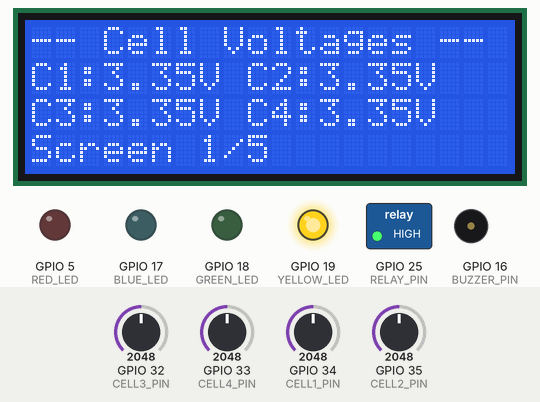
A sketch run on a simulated ESP32. On the bench: 20×4 character LCD, switched loads named in the sketch (green lamp = pin HIGH), output pins drawn as LEDs (lit = HIGH), buzzer (waves = sounding). The test bench sets the inputs (shaded band); at power-on: GPIO 32 (CELL3_PIN) = 2048, GPIO 33 (CELL4_PIN) = 2048, GPIO 34 (CELL1_PIN) = 2048, GPIO 35 (CELL2_PIN) = 2048 (analog values on the 0–4095 scale). WiFi joins after 1.5 s; servers stay silent unless stated; what the sketch prints to the serial monitor is not drawn.

Above: at 4.5 s.
4.6 s: GPIO 32 (CELL3_PIN) set to 2423
At 7.5 s:
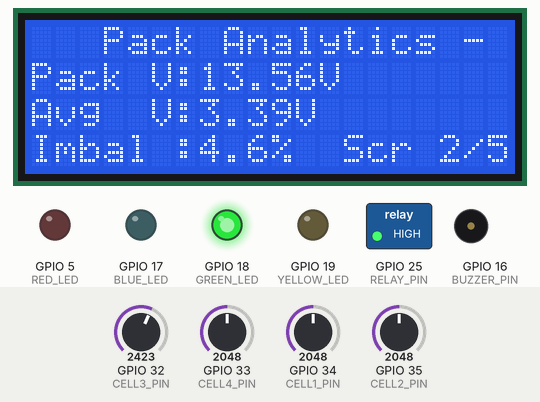
7.7 s: GPIO 32 (CELL3_PIN) set to 2522
At 10.6 s:
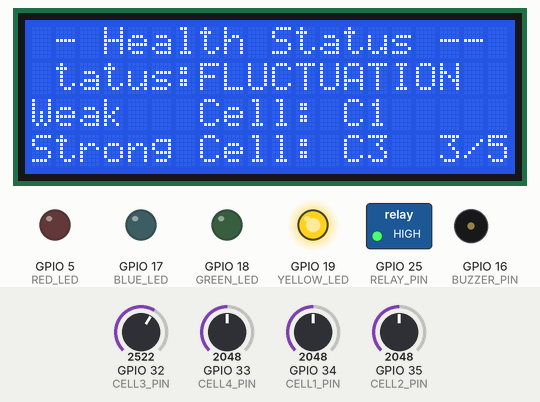
10.8 s: GPIO 33 (CELL4_PIN) set to 1367
At 12.4 s:
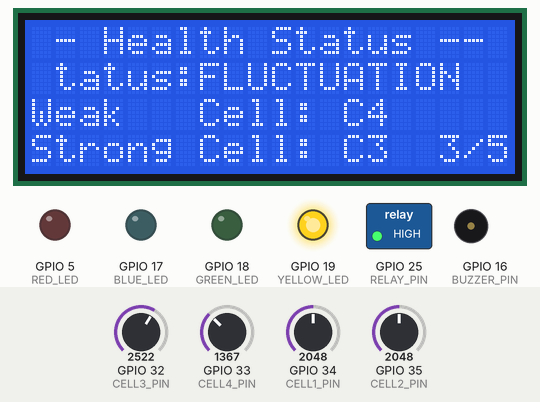
13.9 s: GPIO 33 (CELL4_PIN) set to 1294
At 15.9 s:
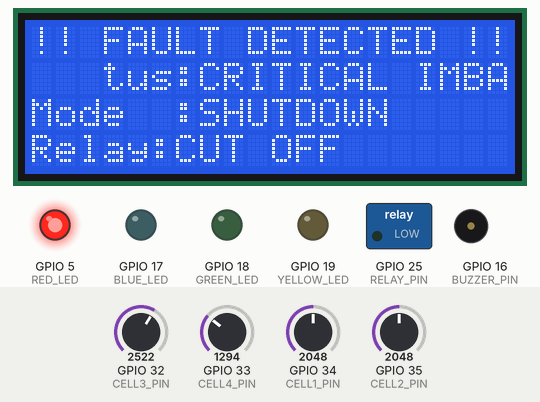
17.0 s: GPIO 34 (CELL1_PIN) set to 1263
At 18.9 s:
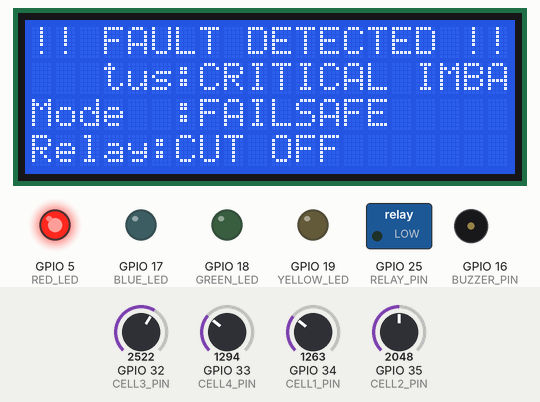
20.1 s: GPIO 34 (CELL1_PIN) set to 1156
At 21.9 s:
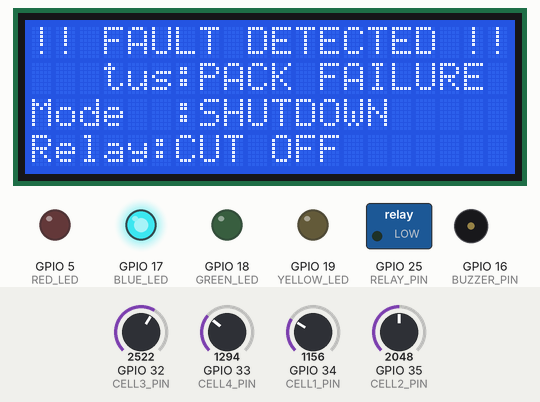
Timing chart, 0 to 24.2 s (numbered marks = the images above; inputs shaded):
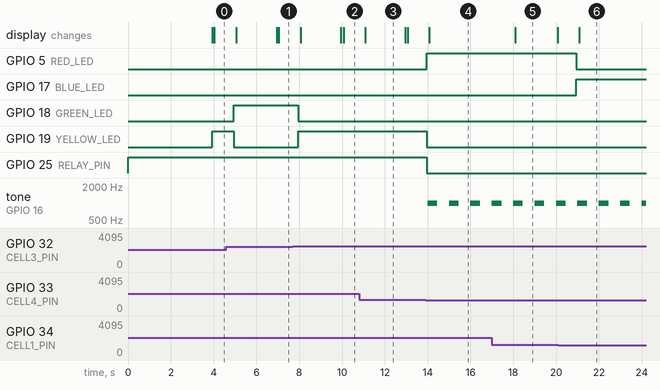

The sketch:

sketch.ino
```cpp
#define BLYNK_TEMPLATE_ID "TMPL3Pbfnjxf-"
#define BLYNK_TEMPLATE_NAME "Battery BMS"
#define BLYNK_AUTH_TOKEN "3ZyBZ58foN4hv377igZM27JD15d32uMb"

#include <Wire.h>
#include <LiquidCrystal_I2C.h>
#include <string.h>
#include <WiFi.h>
#include <BlynkSimpleEsp32.h>

LiquidCrystal_I2C lcd(0x27, 20, 4);

char auth[] = BLYNK_AUTH_TOKEN;
char ssid[] = "Wokwi-GUEST";
char pass[] = "";

#define CELL1_PIN 34
#define CELL2_PIN 35
#define CELL3_PIN 32
#define CELL4_PIN 33

#define GREEN_LED  18
#define YELLOW_LED 19
#define RED_LED    5
#define BLUE_LED   17

#define BUZZER_PIN 16
#define RELAY_PIN  25

#define MIN_VOLTAGE          3.0
#define MAX_VOLTAGE          4.2
#define MINOR_IMBAL          5.0
#define CRITICAL_IMBAL       15.0
#define FLUCTUATION_LIMIT    0.3
#define FROZEN_LIMIT         5

#define READ_INTERVAL        1000
#define LCD_INTERVAL         500
#define BUZZER_INTERVAL      500
#define RELAY_DELAY          2000
#define INIT_DURATION        2000
#define SCREEN_INTERVAL      3000
#define WIFI_CHECK_INTERVAL  5000
#define BLYNK_RUN_INTERVAL   100

unsigned long lastReadTime   = 0;
unsigned long lastLCDTime    = 0;
unsigned long lastBuzzerTime = 0;
unsigned long lastRelayTime  = 0;
unsigned long lastScreenTime = 0;
unsigned long startTime      = 0;
unsigned long lastWifiCheck  = 0;
unsigned long lastBlynkRun   = 0;

bool initDone      = false;
bool relayOpen     = false;
bool buzzerState   = false;
bool lastRelayOpen = false;

int  currentScreen = 0;
bool faultOverride = false;
bool lastFaultOverride = false;

float prevCell[4] = {3.7, 3.7, 3.7, 3.7};

int frozenCount[4] = {0, 0, 0, 0};
bool cellFault[4] = {false, false, false, false};

enum SystemMode { NORMAL, DEGRADED, FAILSAFE, SHUTDOWN };
SystemMode currentMode = NORMAL;
SystemMode lastMode = NORMAL;

struct FaultLog {
  unsigned long timestamp;
  char faultName[20];
};
FaultLog faultHistory[10];
int faultLogIndex = 0;
int faultLogCount = 0;

bool wifiConnected = false;
bool blynkConnected = false;
int wifiRSSI = 0;

char prevHealthState[25] = "";
char prevModeStr[12] = "";
bool prevRelayOpen = false;

struct TelemetryEvent {
  float cell[4];
  float imbalance;
  char healthState[25];
  char modeStr[12];
  bool relayOpen;
};
#define QUEUE_SIZE 10
TelemetryEvent eventQueue[QUEUE_SIZE];
int queueHead = 0;
int queueCount = 0;

float g_cell[4]      = {0, 0, 0, 0};
float g_packVoltage  = 0;
float g_average      = 0;
float g_imbalance    = 0;
int   g_weakest      = 1;
int   g_strongest    = 1;
bool  g_relayOpen    = false;
char  g_healthState[25] = "INITIALIZING";
char  g_warningMsg[25]  = "PLEASE WAIT";
char  g_modeStr[12] = "NORMAL";

float readVoltage(int pin) {
  float raw = analogRead(pin) * (3.3 / 4095.0);
  return 2.5 + (raw / 3.3) * (4.2 - 2.5);
}

bool isSensorAnomaly(float v) {
  return (v < 2.0 || v > 4.5);
}

bool isFluctuating(float current, float previous) {
  return abs(current - previous) > FLUCTUATION_LIMIT;
}

void logFault(const char* name) {
  faultHistory[faultLogIndex].timestamp = millis();
  strncpy(faultHistory[faultLogIndex].faultName, name, 19);
  faultHistory[faultLogIndex].faultName[19] = '\0';
  faultLogIndex = (faultLogIndex + 1) % 10;
  if (faultLogCount < 10) faultLogCount++;
}

// ══════════════════════════════════
// Task 6: Operator Recommendation
// ══════════════════════════════════
void getRecommendation(char* outMsg) {
  if (strcmp(g_healthState, "PACK FAILURE") == 0) {
    strcpy(outMsg, "Stop use! Replace weak cell.");
  }
  else if (strcmp(g_healthState, "SENSOR ERROR") == 0) {
    strcpy(outMsg, "Check sensor wiring now.");
  }
  else if (strcmp(g_healthState, "OVERVOLTAGE") == 0) {
    strcpy(outMsg, "Disconnect charger immediately.");
  }
  else if (strcmp(g_healthState, "CRITICAL IMBAL") == 0) {
    strcpy(outMsg, "Balance cells before next use.");
  }
  else if (strcmp(g_healthState, "FLUCTUATION") == 0) {
    strcpy(outMsg, "Monitor closely, check contacts.");
  }
  else if (strcmp(g_healthState, "MINOR IMBAL") == 0) {
    strcpy(outMsg, "Schedule routine balancing soon.");
  }
  else {
    strcpy(outMsg, "System healthy. No action needed.");
  }
}

// ══════════════════════════════════
// Task 6: Get Last Fault from Log
// ══════════════════════════════════
void getLastFault(char* outMsg) {
  if (faultLogCount == 0) {
    strcpy(outMsg, "No faults logged");
    return;
  }
  int lastIdx = (faultLogIndex - 1 + 10) % 10;
  snprintf(outMsg, 40, "[%lums] %s",
           faultHistory[lastIdx].timestamp,
           faultHistory[lastIdx].faultName);
}

void sendTelemetry() {
  if (!blynkConnected) {
    if (queueCount < QUEUE_SIZE) {
      int idx = (queueHead + queueCount) % QUEUE_SIZE;
      for (int i = 0; i < 4; i++) eventQueue[idx].cell[i] = g_cell[i];
      eventQueue[idx].imbalance = g_imbalance;
      strcpy(eventQueue[idx].healthState, g_healthState);
      strcpy(eventQueue[idx].modeStr, g_modeStr);
      eventQueue[idx].relayOpen = g_relayOpen;
      queueCount++;
      Serial.println("[Telemetry] Queued (offline)");
    }
    return;
  }

  char recommendation[40];
  char lastFault[40];
  getRecommendation(recommendation);
  getLastFault(lastFault);

  Blynk.virtualWrite(V0, g_cell[0]);
  Blynk.virtualWrite(V1, g_cell[1]);
  Blynk.virtualWrite(V2, g_cell[2]);
  Blynk.virtualWrite(V3, g_cell[3]);
  Blynk.virtualWrite(V4, g_packVoltage);
  Blynk.virtualWrite(V5, g_average);
  Blynk.virtualWrite(V6, g_imbalance);
  Blynk.virtualWrite(V7, g_healthState);
  Blynk.virtualWrite(V8, g_modeStr);
  Blynk.virtualWrite(V9, g_relayOpen ? "CUT OFF" : "NORMAL");
  Blynk.virtualWrite(V10, lastFault);
  Blynk.virtualWrite(V11, recommendation);

  Serial.println("[Telemetry] Sent to Blynk");
}

void syncQueuedEvents() {
  if (queueCount == 0) return;
  Serial.print("[Telemetry] Syncing ");
  Serial.print(queueCount);
  Serial.println(" queued events...");

  while (queueCount > 0) {
    int idx = queueHead;
    Blynk.virtualWrite(V0, eventQueue[idx].cell[0]);
    Blynk.virtualWrite(V1, eventQueue[idx].cell[1]);
    Blynk.virtualWrite(V2, eventQueue[idx].cell[2]);
    Blynk.virtualWrite(V3, eventQueue[idx].cell[3]);
    Blynk.virtualWrite(V6, eventQueue[idx].imbalance);
    Blynk.virtualWrite(V7, eventQueue[idx].healthState);
    Blynk.virtualWrite(V8, eventQueue[idx].modeStr);
    Blynk.virtualWrite(V9, eventQueue[idx].relayOpen ? "CUT OFF" : "NORMAL");
    queueHead = (queueHead + 1) % QUEUE_SIZE;
    queueCount--;
  }
  Serial.println("[Telemetry] Sync complete");
}

void checkConnection() {
  bool wasConnected = wifiConnected;
  wifiConnected = (WiFi.status() == WL_CONNECTED);
  wifiRSSI = wifiConnected ? WiFi.RSSI() : -999;

  if (!wifiConnected) {
    Serial.println("[WiFi] Disconnected! Reconnecting...");
    WiFi.disconnect();
    WiFi.begin(ssid, pass);
    blynkConnected = false;
  }

  if (wifiConnected && !wasConnected) {
    Serial.println("[WiFi] Reconnected!");
  }

  if (wifiConnected && !Blynk.connected()) {
    Serial.println("[Blynk] Attempting connection...");
    Blynk.connect(2000);
  }

  bool wasBlynkConnected = blynkConnected;
  blynkConnected = Blynk.connected();

  if (blynkConnected && !wasBlynkConnected) {
    Serial.println("[Blynk] Connected! Syncing queue...");
    syncQueuedEvents();
  }

  if (!blynkConnected && wasBlynkConnected) {
    Serial.println("[Blynk] Disconnected!");
  }
}

void renderLCD() {
  switch (currentScreen) {

    case 0:
      lcd.setCursor(0, 0);
      lcd.print("-- Cell Voltages -- ");
      lcd.setCursor(0, 1);
      lcd.print("C1:");
      lcd.print(g_cell[0], 2);
      lcd.print("V C2:");
      lcd.print(g_cell[1], 2);
      lcd.print("V");
      lcd.setCursor(0, 2);
      lcd.print("C3:");
      lcd.print(g_cell[2], 2);
      lcd.print("V C4:");
      lcd.print(g_cell[3], 2);
      lcd.print("V");
      lcd.setCursor(0, 3);
      lcd.print("Screen 1/5          ");
      break;

    case 1:
      lcd.setCursor(0, 0);
      lcd.print("-  Pack Analytics - ");
      lcd.setCursor(0, 1);
      lcd.print("Pack V:");
      lcd.print(g_packVoltage, 2);
      lcd.print("V      ");
      lcd.setCursor(0, 2);
      lcd.print("Avg  V:");
      lcd.print(g_average, 2);
      lcd.print("V      ");
      lcd.setCursor(0, 3);
      lcd.print("Imbal :");
      lcd.print(g_imbalance, 1);
      lcd.print("%  Scr 2/5  ");
      break;

    case 2:
      lcd.setCursor(0, 0);
      lcd.print("-- Health Status -- ");
      lcd.setCursor(0, 1);
      lcd.print("Status:");
      lcd.print(g_healthState);
      lcd.print("        ");
      lcd.setCursor(0, 2);
      lcd.print("Weak   Cell: C");
      lcd.print(g_weakest);
      lcd.print("      ");
      lcd.setCursor(0, 3);
      lcd.print("Strong Cell: C");
      lcd.print(g_strongest);
      lcd.print("  3/5 ");
      break;

    case 3:
      lcd.setCursor(0, 0);
      lcd.print("--  Protection  -- ");
      lcd.setCursor(0, 1);
      lcd.print("Relay  :");
      lcd.print(g_relayOpen ? "CUT OFF " : "NORMAL  ");
      lcd.setCursor(0, 2);
      lcd.print("Warning:");
      lcd.print(g_warningMsg);
      lcd.print("        ");
      lcd.setCursor(0, 3);
      lcd.print("Screen 4/5          ");
      break;

    case 4:
      lcd.setCursor(0, 0);
      lcd.print("-- System/Cloud  -- ");
      lcd.setCursor(0, 1);
      lcd.print("Mode: ");
      lcd.print(g_modeStr);
      lcd.print("       ");
      lcd.setCursor(0, 2);
      lcd.print("WiFi:");
      lcd.print(wifiConnected ? "OK  " : "FAIL");
      lcd.print(" RSSI:");
      lcd.print(wifiRSSI);
      lcd.setCursor(0, 3);
      lcd.print("Cloud:");
      lcd.print(blynkConnected ? "ON " : "OFF");
      lcd.print(" Q:");
      lcd.print(queueCount);
      lcd.print("     ");
      break;

    case 99:
      lcd.setCursor(0, 0);
      lcd.print("!! FAULT DETECTED !!");
      lcd.setCursor(0, 1);
      lcd.print("Status:");
      lcd.print(g_healthState);
      lcd.print("        ");
      lcd.setCursor(0, 2);
      lcd.print("Mode  :");
      lcd.print(g_modeStr);
      lcd.print("        ");
      lcd.setCursor(0, 3);
      lcd.print("Relay:");
      lcd.print(g_relayOpen ? "CUT OFF    " : "NORMAL     ");
      break;
  }
}

void setup() {
  Serial.begin(115200);
  analogReadResolution(12);

  pinMode(GREEN_LED,  OUTPUT);
  pinMode(YELLOW_LED, OUTPUT);
  pinMode(RED_LED,    OUTPUT);
  pinMode(BLUE_LED,   OUTPUT);
  pinMode(BUZZER_PIN, OUTPUT);
  pinMode(RELAY_PIN,  OUTPUT);

  digitalWrite(GREEN_LED,  LOW);
  digitalWrite(YELLOW_LED, LOW);
  digitalWrite(RED_LED,    LOW);
  digitalWrite(BLUE_LED,   LOW);
  digitalWrite(RELAY_PIN,  HIGH);
  noTone(BUZZER_PIN);

  lcd.init();
  lcd.backlight();
  lcd.setCursor(0, 0);
  lcd.print("  Battery Engine    ");
  lcd.setCursor(0, 1);
  lcd.print("  Initializing...   ");
  lcd.setCursor(0, 2);
  lcd.print("  Task 1-6          ");
  lcd.setCursor(0, 3);
  lcd.print("  Connecting WiFi.. ");

  WiFi.begin(ssid, pass);

  unsigned long wifiStart = millis();
  while (WiFi.status() != WL_CONNECTED && millis() - wifiStart < 10000) {
    delay(250);
    Serial.print(".");
  }

  if (WiFi.status() == WL_CONNECTED) {
    Serial.println("\n[WiFi] Connected!");
    Serial.print("[WiFi] IP Address: ");
    Serial.println(WiFi.localIP());

    Blynk.config(auth);
    Blynk.connect(5000);

    if (Blynk.connected()) {
      Serial.println("[Blynk] Connected successfully!");
      blynkConnected = true;
    } else {
      Serial.println("[Blynk] Connection failed, will retry in loop");
    }
  } else {
    Serial.println("\n[WiFi] Failed to connect, will retry in loop");
    Blynk.config(auth);
  }

  wifiConnected = (WiFi.status() == WL_CONNECTED);
  startTime = millis();
}

void loop() {
  unsigned long now = millis();

  if (now - lastBlynkRun >= BLYNK_RUN_INTERVAL) {
    lastBlynkRun = now;
    if (Blynk.connected()) Blynk.run();
  }

  if (now - lastWifiCheck >= WIFI_CHECK_INTERVAL) {
    lastWifiCheck = now;
    checkConnection();
  }

  if (!initDone) {
    if (now - startTime >= INIT_DURATION) {
      lcd.clear();
      initDone = true;
      lastScreenTime = now;
    }
    return;
  }

  if (now - lastReadTime >= READ_INTERVAL) {
    lastReadTime = now;

    int rawADC[4];
    rawADC[0] = analogRead(CELL1_PIN);
    rawADC[1] = analogRead(CELL2_PIN);
    rawADC[2] = analogRead(CELL3_PIN);
    rawADC[3] = analogRead(CELL4_PIN);

    g_cell[0] = readVoltage(CELL1_PIN);
    g_cell[1] = readVoltage(CELL2_PIN);
    g_cell[2] = readVoltage(CELL3_PIN);
    g_cell[3] = readVoltage(CELL4_PIN);

    g_packVoltage = 0;
    for (int i = 0; i < 4; i++) g_packVoltage += g_cell[i];
    g_average = g_packVoltage / 4.0;

    float highest = g_cell[0], lowest = g_cell[0];
    g_strongest = 1; g_weakest = 1;

    for (int i = 1; i < 4; i++) {
      if (g_cell[i] > highest) { highest = g_cell[i]; g_strongest = i + 1; }
      if (g_cell[i] < lowest)  { lowest  = g_cell[i]; g_weakest   = i + 1; }
    }

    g_imbalance = 0;
    if (g_average > 0)
      g_imbalance = ((highest - lowest) / g_average) * 100.0;

    bool anomaly     = false;
    bool fluctuation = false;
    bool overvoltage = false;
    bool weakCell    = false;
    bool sensorDisconnected = false;
    bool frozenADC          = false;

    for (int i = 0; i < 4; i++) {
      cellFault[i] = false;

      if (rawADC[i] == 0) {
        sensorDisconnected = true;
        cellFault[i] = true;
        logFault("SENSOR DISCONNECT");
      }

      if (abs(g_cell[i] - prevCell[i]) < 0.001) {
        frozenCount[i]++;
        if (frozenCount[i] > FROZEN_LIMIT) {
          frozenADC = true;
          cellFault[i] = true;
          logFault("FROZEN ADC");
        }
      } else {
        frozenCount[i] = 0;
      }

      if (isSensorAnomaly(g_cell[i])) {
        anomaly = true;
        cellFault[i] = true;
      }
      if (isFluctuating(g_cell[i], prevCell[i])) fluctuation = true;
      if (g_cell[i] > MAX_VOLTAGE) overvoltage = true;
      if (g_cell[i] < MIN_VOLTAGE) weakCell    = true;

      prevCell[i] = g_cell[i];
    }

    bool dangerState = false;

    digitalWrite(GREEN_LED,  LOW);
    digitalWrite(YELLOW_LED, LOW);
    digitalWrite(RED_LED,    LOW);
    digitalWrite(BLUE_LED,   LOW);

    if (anomaly || sensorDisconnected) {
      strcpy(g_healthState, "SENSOR ERROR");
      strcpy(g_warningMsg,  "CHECK SENSOR!");
      digitalWrite(RED_LED, HIGH);
      dangerState = true;
    }
    else if (overvoltage) {
      strcpy(g_healthState, "OVERVOLTAGE");
      strcpy(g_warningMsg,  "OVERVOLT!");
      digitalWrite(RED_LED, HIGH);
      dangerState = true;
    }
    else if (weakCell) {
      strcpy(g_healthState, "PACK FAILURE");
      strcpy(g_warningMsg,  "WEAK CELL!");
      digitalWrite(BLUE_LED, HIGH);
      dangerState = true;
    }
    else if (g_imbalance > CRITICAL_IMBAL) {
      strcpy(g_healthState, "CRITICAL IMBAL");
      strcpy(g_warningMsg,  "CRITICAL!");
      digitalWrite(RED_LED, HIGH);
      dangerState = true;
    }
    else if (fluctuation || frozenADC) {
      strcpy(g_healthState, "FLUCTUATION");
      strcpy(g_warningMsg,  frozenADC ? "FROZEN ADC!" : "VOLT UNSTABLE!");
      digitalWrite(YELLOW_LED, HIGH);
      dangerState = false;
    }
    else if (g_imbalance > MINOR_IMBAL) {
      strcpy(g_healthState, "MINOR IMBAL");
      strcpy(g_warningMsg,  "MONITOR PACK");
      digitalWrite(YELLOW_LED, HIGH);
      dangerState = false;
    }
    else {
      strcpy(g_healthState, "HEALTHY");
      strcpy(g_warningMsg,  "ALL NORMAL");
      digitalWrite(GREEN_LED, HIGH);
      dangerState = false;
    }

    if (dangerState != lastRelayOpen) {
      if (now - lastRelayTime >= RELAY_DELAY) {
        relayOpen      = dangerState;
        lastRelayOpen  = dangerState;
        g_relayOpen    = dangerState;
        lastRelayTime  = now;
        digitalWrite(RELAY_PIN, relayOpen ? LOW : HIGH);
      }
    }

    bool actualRelayState = (digitalRead(RELAY_PIN) == LOW);
    bool relayMismatch = (relayOpen != actualRelayState);
    if (relayMismatch) {
      logFault("RELAY MISMATCH");
    }

    lastMode = currentMode;
    int faultCount = 0;
    for (int i = 0; i < 4; i++) if (cellFault[i]) faultCount++;

    if (sensorDisconnected || relayMismatch || faultCount >= 3) {
      currentMode = SHUTDOWN;
    }
    else if (overvoltage || weakCell || g_imbalance > CRITICAL_IMBAL) {
      currentMode = FAILSAFE;
    }
    else if (faultCount > 0 || fluctuation || g_imbalance > MINOR_IMBAL) {
      currentMode = DEGRADED;
    }
    else {
      currentMode = NORMAL;
    }

    if (currentMode != lastMode) {
      switch (currentMode) {
        case NORMAL:   strcpy(g_modeStr, "NORMAL");   logFault("MODE->NORMAL");   break;
        case DEGRADED: strcpy(g_modeStr, "DEGRADED"); logFault("MODE->DEGRADED"); break;
        case FAILSAFE: strcpy(g_modeStr, "FAILSAFE"); logFault("MODE->FAILSAFE"); break;
        case SHUTDOWN: strcpy(g_modeStr, "SHUTDOWN"); logFault("MODE->SHUTDOWN"); break;
      }
    }

    faultOverride = dangerState;

    bool stateChanged = (strcmp(g_healthState, prevHealthState) != 0) ||
                         (strcmp(g_modeStr, prevModeStr) != 0) ||
                         (g_relayOpen != prevRelayOpen) ||
                         dangerState;

    if (stateChanged) {
      sendTelemetry();
      strcpy(prevHealthState, g_healthState);
      strcpy(prevModeStr, g_modeStr);
      prevRelayOpen = g_relayOpen;
    }

    Serial.println("================================");
    Serial.print("Cell1 = ");        Serial.println(g_cell[0], 2);
    Serial.print("Cell2 = ");        Serial.println(g_cell[1], 2);
    Serial.print("Cell3 = ");        Serial.println(g_cell[2], 2);
    Serial.print("Cell4 = ");        Serial.println(g_cell[3], 2);
    Serial.print("Pack Voltage = "); Serial.println(g_packVoltage, 2);
    Serial.print("Average = ");      Serial.println(g_average, 2);
    Serial.print("Strongest = C");   Serial.println(g_strongest);
    Serial.print("Weakest   = C");   Serial.println(g_weakest);
    Serial.print("Imbalance = ");    Serial.println(g_imbalance, 2);
    Serial.print("Health = ");       Serial.println(g_healthState);
    Serial.print("Warning = ");      Serial.println(g_warningMsg);
    Serial.print("Relay = ");        Serial.println(relayOpen ? "CUT OFF" : "NORMAL");
    Serial.print("System Mode = ");  Serial.println(g_modeStr);
    Serial.print("WiFi RSSI = ");    Serial.println(wifiRSSI);
    Serial.print("Blynk Connected = "); Serial.println(blynkConnected ? "YES" : "NO");
    Serial.print("Queued Events = "); Serial.println(queueCount);

    Serial.println("---- Fault Log ----");
    for (int i = 0; i < faultLogCount; i++) {
      Serial.print("[");
      Serial.print(faultHistory[i].timestamp);
      Serial.print("ms] ");
      Serial.println(faultHistory[i].faultName);
    }
  }

  if (relayOpen) {
    if (now - lastBuzzerTime >= BUZZER_INTERVAL) {
      buzzerState = !buzzerState;
      buzzerState ? tone(BUZZER_PIN, 1000) : noTone(BUZZER_PIN);
      lastBuzzerTime = now;
    }
  } else {
    noTone(BUZZER_PIN);
    buzzerState = false;
  }

  if (faultOverride && !lastFaultOverride) {
    currentScreen      = 99;
    lastFaultOverride  = true;
    lcd.clear();
  }

  if (!faultOverride && lastFaultOverride) {
    currentScreen     = 0;
    lastFaultOverride = false;
    lastScreenTime    = now;
    lcd.clear();
  }

  if (!faultOverride) {
    if (now - lastScreenTime >= SCREEN_INTERVAL) {
      currentScreen  = (currentScreen + 1) % 5;
      lastScreenTime = now;
      lcd.clear();
    }
  }

  if (now - lastLCDTime >= LCD_INTERVAL) {
    lastLCDTime = now;
    renderLCD();
  }
}
```

Measured:
- the behaviour switches between 2456 and 2457 on GPIO 32 (CELL3_PIN) (found by bisection; images 1 and 2)
- the behaviour switches between 1321 and 1320 on GPIO 33 (CELL4_PIN) (found by bisection; images 3 and 4)
- the behaviour switches between 1205 and 1204 on GPIO 34 (CELL1_PIN) (found by bisection; images 5 and 6)
- after the input at 7.7 s, GPIO 18 (GREEN_LED): HIGH → LOW after 0.25 s instead of 2.2 s; GPIO 19 (YELLOW_LED): LOW → HIGH after 0.25 s instead of 2.2 s
- after the input at 13.9 s, GPIO 5 (RED_LED): LOW → HIGH after 0.05 s; GPIO 19 (YELLOW_LED), GPIO 25 (RELAY_PIN): HIGH → LOW after 0.05 s; tone on GPIO 16 (BUZZER_PIN): alternates 1000 Hz for 0.45 s and silent for 0.55 s, starting after 0.10 s; the display: changes after 0.18 s (image 4)
- after the input at 17.0 s, the display: changes after 1.1 s (image 5)
- after the input at 20.1 s, GPIO 5 (RED_LED): HIGH → LOW after 0.85 s; GPIO 17 (BLUE_LED): LOW → HIGH after 0.85 s; the display: changes after 0.98 s (image 6)
